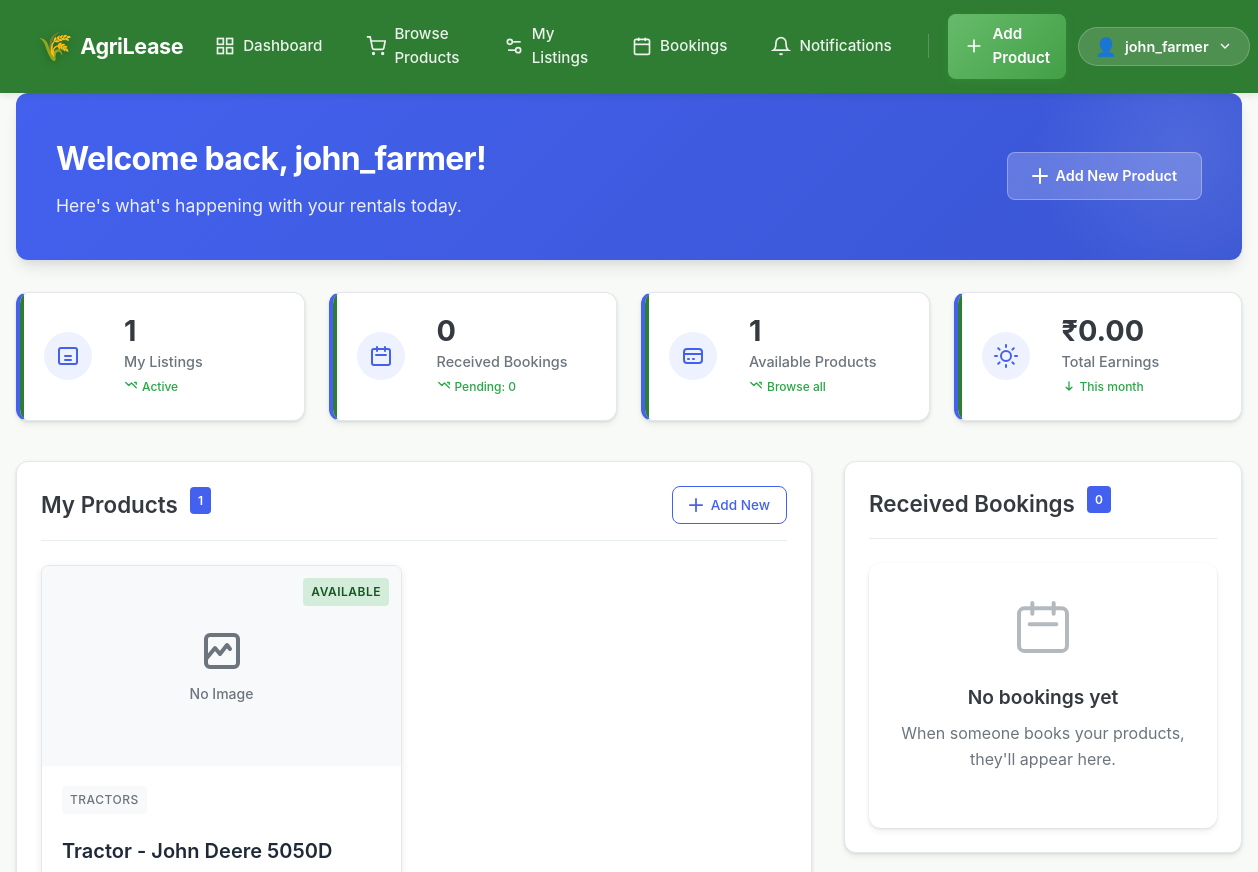
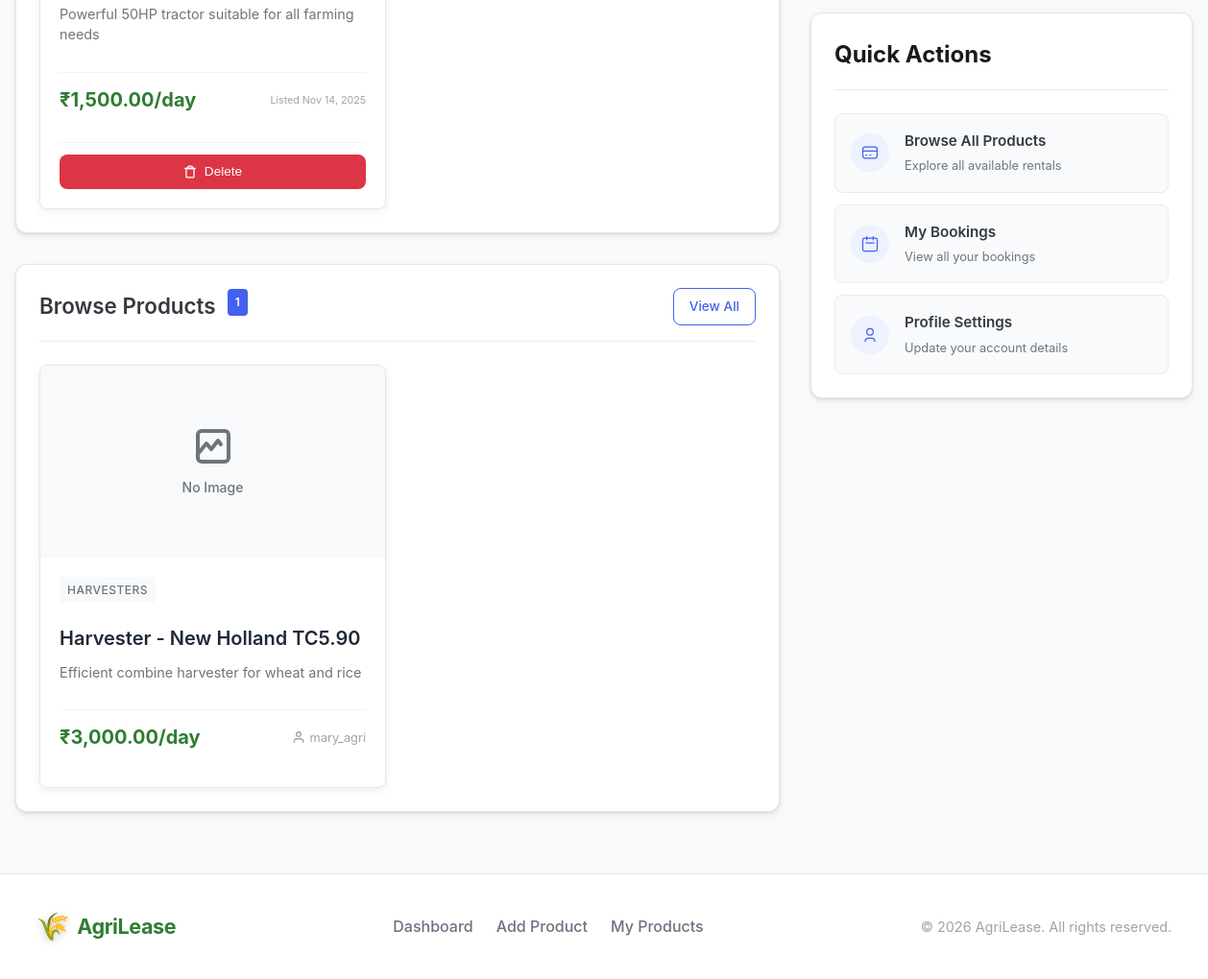
/dashboard.php (signed in), run on the app's committed database (2 pictures, top to bottom).
### tables this page shows
CREATE TABLE products (
  id INT AUTO_INCREMENT PRIMARY KEY,
  title VARCHAR(255) NOT NULL,
  description TEXT,
  category VARCHAR(100) DEFAULT 'General',
  price DECIMAL(10, 2) DEFAULT 0,
  image_path VARCHAR(255) DEFAULT NULL,
  location VARCHAR(255) DEFAULT NULL,
  lat DECIMAL(10, 7) DEFAULT NULL,
  lng DECIMAL(10, 7) DEFAULT NULL,
  listed_by INT DEFAULT NULL,
   
   
   
  status ENUM('available', 'booked', 'maintenance') DEFAULT 'available',
  availability ENUM('Available', 'Rented', 'Maintenance') DEFAULT 'Available',
  views INT DEFAULT 0,
  created_at DATETIME DEFAULT CURRENT_TIMESTAMP,
  updated_at DATETIME DEFAULT CURRENT_TIMESTAMP ON UPDATE CURRENT_TIMESTAMP,
  FOREIGN KEY (listed_by) REFERENCES users(id) ON DELETE SET NULL,
  INDEX idx_status (status),
  INDEX idx_availability (availability),
  INDEX idx_category (category),
  INDEX idx_listed_by (listed_by)
);

CREATE TABLE users (
  id INT AUTO_INCREMENT PRIMARY KEY,
  username VARCHAR(100) NOT NULL UNIQUE,
  password VARCHAR(255) NOT NULL,
  full_name VARCHAR(150) DEFAULT NULL,
  email VARCHAR(150) DEFAULT NULL UNIQUE,
  phone VARCHAR(25) DEFAULT NULL,
  address TEXT DEFAULT NULL,
  lat DECIMAL(10, 7) DEFAULT NULL,
  lng DECIMAL(10, 7) DEFAULT NULL,
  profile_image VARCHAR(255) DEFAULT NULL,
  user_type ENUM('renter', 'owner', 'both') DEFAULT 'both',
  is_active TINYINT(1) DEFAULT 1,
  created_at DATETIME DEFAULT CURRENT_TIMESTAMP,
  updated_at DATETIME DEFAULT CURRENT_TIMESTAMP ON UPDATE CURRENT_TIMESTAMP,
  INDEX idx_username (username),
  INDEX idx_email (email)
);

### dashboard.php (the view, shortened to what the rows shown need)
<?php
require_once 'includes/auth.php';
$stmt = $pdo->query("SELECT p.*, u.username, u.full_name FROM products p LEFT JOIN users u ON u.id = p.listed_by ORDER BY p.created_at DESC");
$products = $stmt->fetchAll();
$myProducts = [];
$otherProducts = [];
foreach ($products as $p) {
    if ((int)$p['listed_by'] === (int)($_SESSION['user_id'] ?? 0)) {
        $myProducts[] = $p;
    } else {
        $otherProducts[] = $p;
    }
}
?>
<?php include 'includes/header.php'; ?>
<div class="dashboard-container">
  <div class="dashboard-hero">
    <div class="hero-content">
      <div class="welcome-section">
        <h1 class="hero-title">Welcome back, <?php echo htmlspecialchars($_SESSION['username'] ?? 'User'); ?>!</h1>
      </div>
    </div>
  </div>
  <div class="dashboard-content">
    <div class="content-main">
      <section class="dashboard-section">
        <div class="section-header">
          <div class="section-title">
            <h2>My Products</h2>
          </div>
        </div>
        <?php if ($myProducts): ?>
        <div class="products-grid">
          <?php foreach ($myProducts as $p): ?>
          <div class="card product-card">
            <div class="product-image-container">
              <?php if ($p['image_path']): ?>
                <img src="<?php echo htmlspecialchars($p['image_path']); ?>" alt="Product image" class="product-image">
              <?php else: ?>
                <div class="product-image-placeholder">
                  <span>No Image</span>
                </div>
              <?php endif; ?>
              <div class="product-status">
                <?php if (isset($p['availability']) && $p['availability'] === 'Available'): ?>
                  <span class="badge badge-success">Available</span>
                <?php elseif (isset($p['availability']) && $p['availability'] === 'Rented'): ?>
                  <span class="badge badge-warning">Rented</span>
                <?php endif; ?>
              </div>
            </div>
            <div class="card-body">
              <div class="product-category">
                <span class="category-badge"><?php echo htmlspecialchars($p['category'] ?? 'General'); ?></span>
              </div>
              <h3 class="product-title"><?php echo htmlspecialchars($p['title']); ?></h3>
              <?php if ($p['description']): ?>
                <p class="product-description">
                  <?php echo htmlspecialchars(mb_strimwidth($p['description'], 0, 110, '…')); ?>
                </p>
              <?php endif; ?>
              <div class="product-footer">
                <div class="price">₹<?php echo number_format((float)$p['price'], 2); ?>/day</div>
                <div class="meta">
                  <small>Listed <?php echo date('M j, Y', strtotime($p['created_at'])); ?></small>
                </div>
              </div>
              <div class="product-actions">
                <form method="post" class="delete-form" onsubmit="return confirm('Are you sure you want to delete this listing?');">
                  <button class="btn btn-danger btn-sm btn-icon" type="submit" name="delete" value="1">
                    Delete
                  </button>
                </form>
              </div>
            </div>
          </div>
          <?php endforeach; ?>
        </div>
        <?php endif; ?>
      </section>
      <section class="dashboard-section">
        <div class="section-header">
          <div class="section-title">
            <h2>Browse Products</h2>
          </div>
        </div>
        <?php if ($otherProducts): ?>
        <div class="products-grid">
          <?php foreach ($otherProducts as $p): ?>
          <div class="card product-card">
            <div class="product-image-container">
              <?php if ($p['image_path']): ?>
                <img src="<?php echo htmlspecialchars($p['image_path']); ?>" alt="Product image" class="product-image">
              <?php else: ?>
                <div class="product-image-placeholder">
                  <span>No Image</span>
                </div>
              <?php endif; ?>
            </div>
            <div class="card-body">
              <div class="product-category">
                <span class="category-badge"><?php echo htmlspecialchars($p['category'] ?? 'General'); ?></span>
              </div>
              <h3 class="product-title"><?php echo htmlspecialchars($p['title']); ?></h3>
              <?php if ($p['description']): ?>
                <p class="product-description">
                  <?php echo htmlspecialchars(mb_strimwidth($p['description'], 0, 110, '…')); ?>
                </p>
              <?php endif; ?>
              <div class="product-footer">
                <div class="price">₹<?php echo number_format((float)$p['price'], 2); ?>/day</div>
                <div class="meta">
                  <span class="owner">
                    <?php echo htmlspecialchars($p['username'] ?? $p['full_name'] ?? 'Unknown'); ?>
                  </span>
                </div>
              </div>
            </div>
          </div>
          <?php endforeach; ?>
        </div>
        <?php endif; ?>
      </section>
    </div>
    <div class="content-sidebar">
      <section class="dashboard-section">
        <div class="section-header">
          <div class="section-title">
            <h2>Received Bookings</h2>
          </div>
        </div>
      </section>
      <section class="dashboard-section">
        <div class="section-header">
          <h2>Quick Actions</h2>
        </div>
      </section>
    </div>
  </div>
</div>
<?php include 'includes/footer.php'; ?>

### data on the page
products: shows "No Image", availability "AVAILABLE", category "TRACTORS", title "Tractor - John Deere 5050D", description "Powerful 50HP tractor suitable for all farming needs", price "1,500.00", created_at "Nov 14, 2025"
products: shows "No Image", category "HARVESTERS", title "Harvester - New Holland TC5.90", description "Efficient combine harvester for wheat and rice", price "3,000.00", listed_by.username "mary_agri"

### other printed values
$_SESSION['username'] "john_farmer"
count($myProducts) "1"
count($receivedBookings) "0"
count($otherProducts) "1"
$totalEarnings "0.00"
